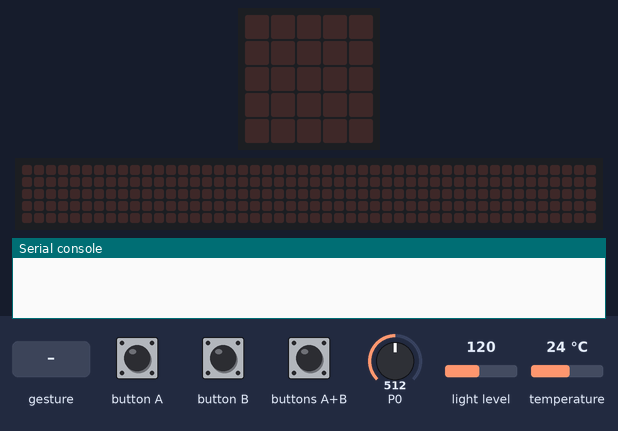
A program run on a simulated BBC micro:bit (MakeCode). Shown: the board's 5×5 LED display, a strip that is not on the board, showing the scrolling text unrolled, the last lines printed to the serial console. Inputs (shaded band) come from the test bench; at power-on: P0 = 512, light level 120, temperature 24 °C (analog values on the 0–1023 scale). No radio messages arrive unless stated (any console line starting 'radio sent:' is added by the test bench); a tilt is held for 1.5 s and a shake lasts 1 s, then the board lies face up again; the 48×5 strip is a reading aid, not a part: it shows the text the display is scrolling, unrolled, one strip-width of it at a time.

Above: at 1.2 s.
1.3 s: button A pressed for 0.15 s
At 1.37 s:
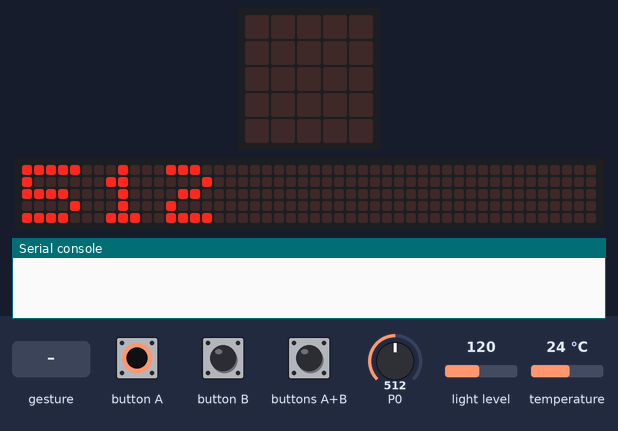
4.3 s: buttons A+B pressed for 1 s
At 7.47 s:
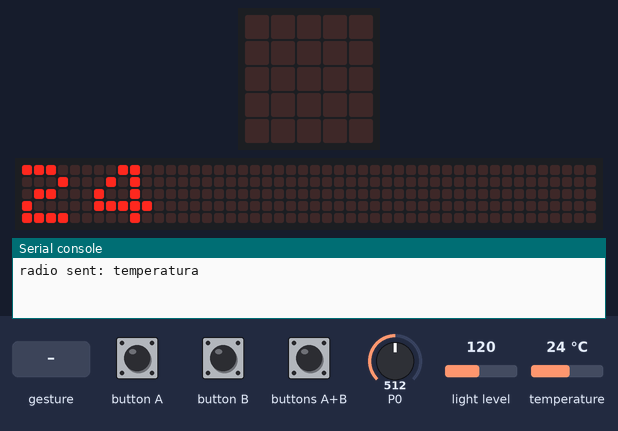
10.3 s: gesture 'shake'
At 11.35 s:
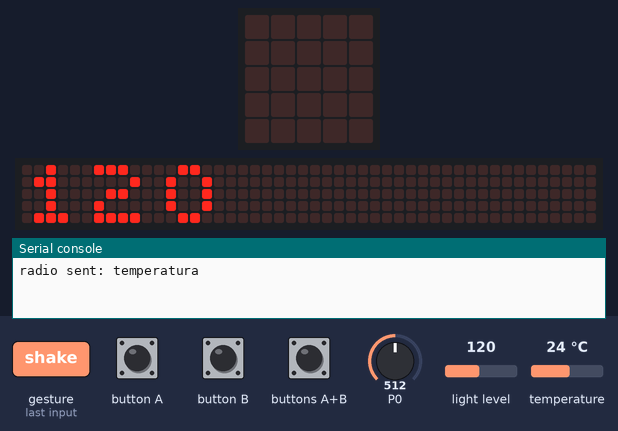
13.3 s: buttons A+B pressed for 0.15 s
At 13.52 s:
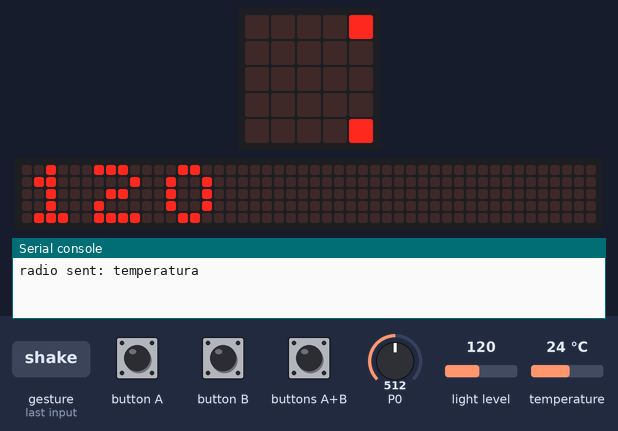
16.3 s: buttons A+B pressed for 3.2 s
At 21.33 s:
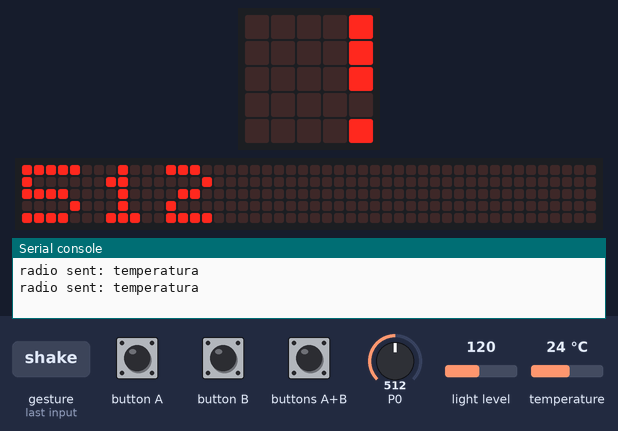

Measured:
- after the input at 1.3 s, the display: changes at once (image 1)

The program:

main.ts
```typescript
let lectura = 0
radio.onReceivedNumber(function (receivedNumber) {
    basic.showNumber(lectura)
    basic.pause(100)
    basic.showNumber(input.temperature())
    basic.pause(100)
    basic.showNumber(input.lightLevel())
    basic.pause(100)
})
radio.onReceivedString(function (receivedString) {
    radio.sendNumber(lectura)
})
basic.forever(function () {
    radio.setGroup(19)
})
basic.forever(function () {
    if (input.buttonIsPressed(Button.A)) {
        lectura = pins.analogReadPin(AnalogPin.P0)
        basic.clearScreen()
        basic.showNumber(lectura)
    }
    if (input.buttonIsPressed(Button.AB)) {
        radio.sendString("temperatura")
    }
})
basic.forever(function () {
    if (input.buttonIsPressed(Button.B)) {
        basic.showNumber(input.temperature())
    }
})
basic.forever(function () {
    if (input.isGesture(Gesture.Shake)) {
        basic.showNumber(input.lightLevel())
    }
})
```

test.ts
```typescript
// aquí va el archivo "tests"; esto no se compilará cuando este paquete se utilice como una extensión.
```
